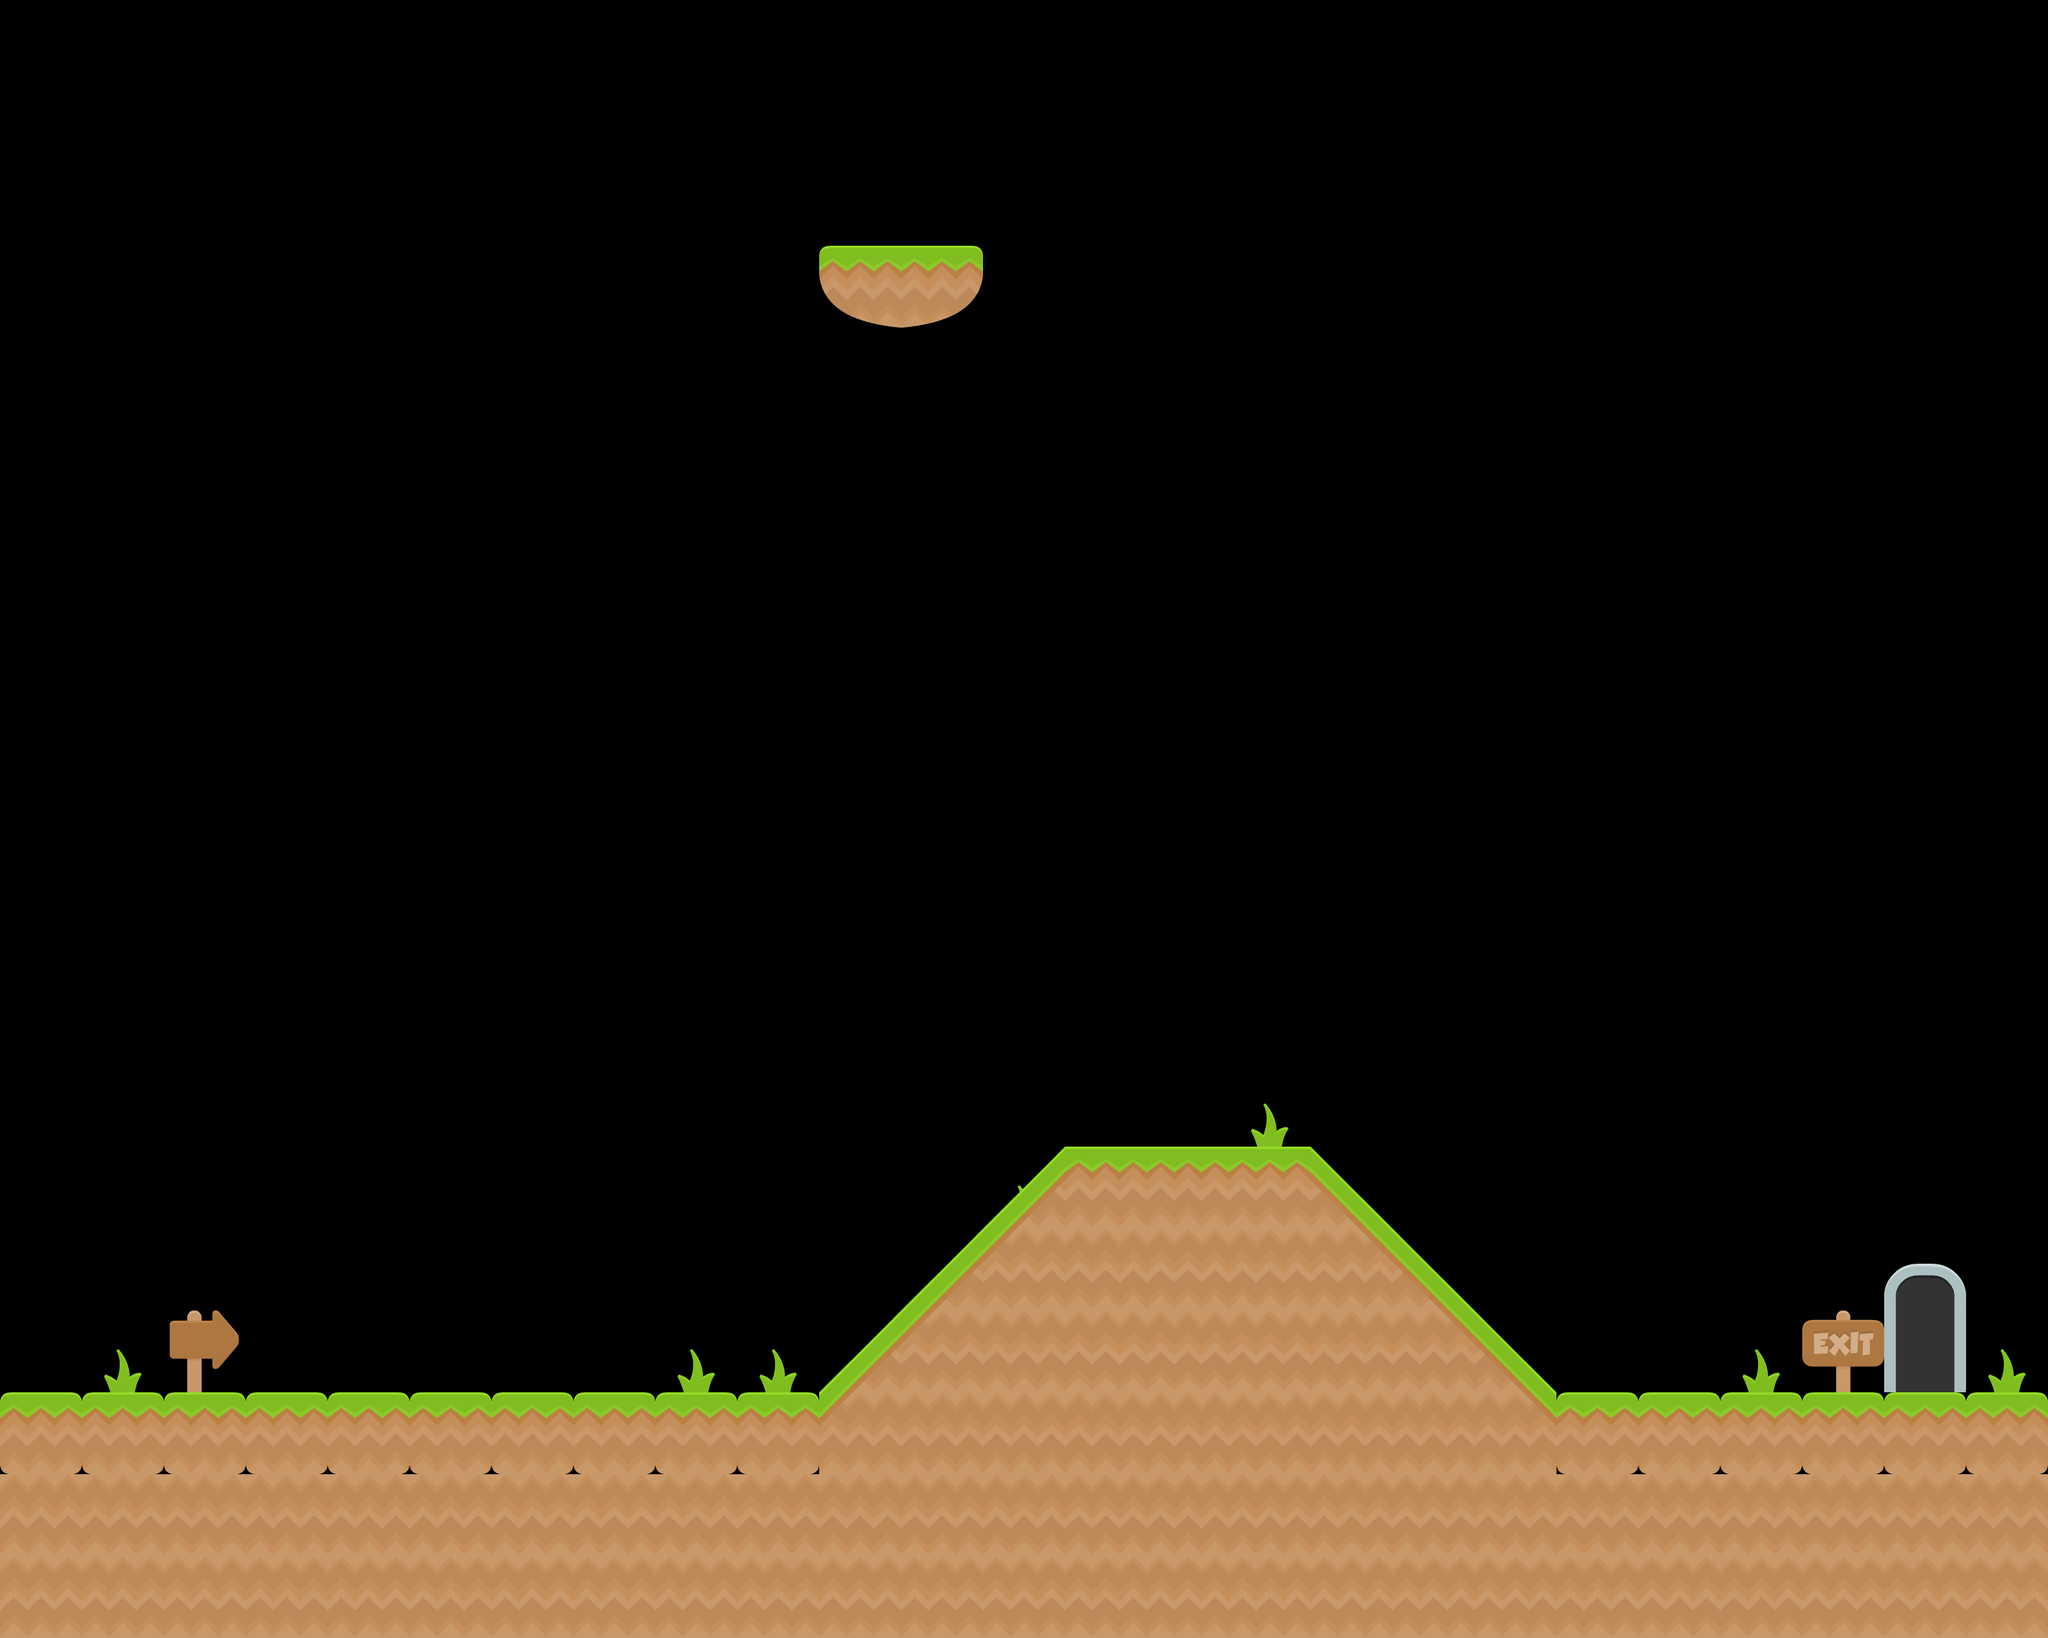

The image is a tile-based game level rendered from a .tmx file. Its description and source (layers, tilesets, objects; grid data summarised) follow:
An orthogonal 25x20 tile map with 128x128 px tiles, 4 tile layers (background, ground, ladders, goal) and 5 objects.

<map version="1.10" tiledversion="1.10.2" orientation="orthogonal" renderorder="right-down" width="25" height="20" tilewidth="128" tileheight="128" infinite="0" nextlayerid="7" nextobjectid="12">
 <tileset firstgid="1" source="arcade_platformer.tsx" />
 <layer id="3" name="background" width="25" height="20">
  <data>[500 cells, 9 non-empty, 3 distinct tile ids]</data>
 </layer>
 <objectgroup id="6" name="moving platform">
  <object id="11" gid="10" x="1152.04" y="1664.17" width="128" height="128">
   <properties>
    <property name="boundary_bottom" type="float" value="350" />
    <property name="boundary_top" type="float" value="1000" />
    <property name="change_y" type="float" value="2" />
   </properties>
  </object>
 </objectgroup>
 <layer id="1" name="ground" width="25" height="20">
  <data>[500 cells, 98 non-empty, 9 distinct tile ids]</data>
 </layer>
 <layer id="2" name="ladders" width="25" height="20">
  <data>[500 cells, 0 non-empty, 0 distinct tile ids]</data>
 </layer>
 <layer id="4" name="goal" width="25" height="20">
  <data>[500 cells, 2 non-empty, 2 distinct tile ids]</data>
 </layer>
 <objectgroup id="5" name="coins">
  <object id="1" gid="19" x="512.788" y="2178.48" width="128" height="128">
   <properties>
    <property name="point_value" type="int" value="21" />
   </properties>
  </object>
  <object id="3" gid="20" x="2817.82" y="2052.44" width="128" height="128">
   <properties>
    <property name="point_value" type="int" value="45" />
   </properties>
  </object>
  <object id="4" gid="21" x="1792.11" y="1794.15" width="128" height="128">
   <properties>
    <property name="point_value" type="int" value="33" />
   </properties>
  </object>
  <object id="6" gid="25" x="1402.67" y="388.242" width="128" height="128">
   <properties>
    <property name="point_value" type="int" value="1" />
   </properties>
  </object>
 </objectgroup>
</map>
